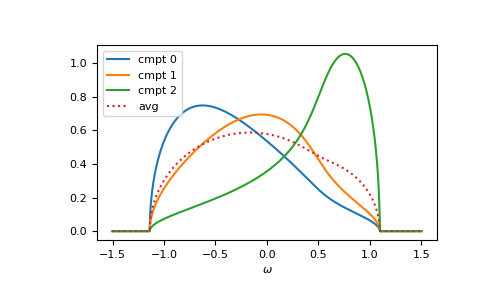

This figure's Python source:
gf_cmpt_ww = gt.cpa.gf_cmpt_z(ww, self_cpa_ww, e_onsite, hilbert_trafo=g0)
np.allclose(np.sum(concentration*gf_cmpt_ww, axis=-1), gf_coher_ww)
# True
for cmpt in range(3):
    __ = plt.plot(ww.real, -1/np.pi*gf_cmpt_ww[..., cmpt].imag, label=f"cmpt {cmpt}")
__ = plt.plot(ww.real, -1/np.pi*gf_coher_ww.imag, linestyle=':', label="avg")
__ = plt.legend()
__ = plt.xlabel(r"$\omega$")
plt.show()
